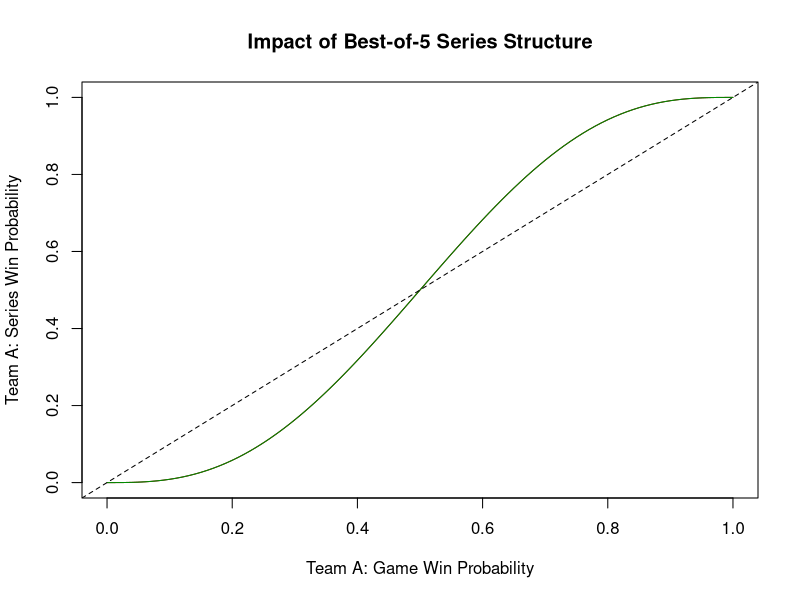

Generate this figure with R: (Note: a time limit stopped this script after it produced the figure.)
## ---- chunk 1
p <- seq(0, 1, length.out=101)
p_calculated <- 6 * p^5 - 15 * p^4 + 10 * p^3

# pbinom gives probability P(X <= x) or P(X > x) so
# to get P(X >= 3), let's just take P(X > 2.9)
p_builtin <- pbinom(2.9, 5, p, lower.tail=FALSE)

plot(p, p_calculated, 
     type="l", col="red4", 
     xlab="Team A: Game Win Probability", 
     ylab="Team A: Series Win Probability",
     main="Impact of Best-of-5 Series Structure")
lines(p, p_builtin, col="green4")
abline(a=0, b=1, col="black", lty=2)
## ---- chunk 2
mean(replicate(10000, { # mean(replicate(, INDICATOR)) can be 
                        # used to estimate probabilities
  seasons <- sample(c("Winter", "Spring", "Summer", "Fall"), 7, replace=TRUE)
  length(unique(seasons)) == 4
}))
## ---- chunk 3
#| cache: true
library(dplyr)
library(tidyr)
OUTCOMES <- expand_grid(B1 = c("Winter", "Spring", "Summer", "Fall"),
                        B2 = c("Winter", "Spring", "Summer", "Fall"),
                        B3 = c("Winter", "Spring", "Summer", "Fall"),
                        B4 = c("Winter", "Spring", "Summer", "Fall"),
                        B5 = c("Winter", "Spring", "Summer", "Fall"),
                        B6 = c("Winter", "Spring", "Summer", "Fall"),
                        B7 = c("Winter", "Spring", "Summer", "Fall"))

OUTCOMES |> 
    rowwise() |>
    mutate(
        has_winter = "Winter" %in% c_across(B1:B7), 
        has_spring = "Spring" %in% c_across(B1:B7), 
        has_summer = "Summer" %in% c_across(B1:B7), 
        has_fall   = "Fall" %in% c_across(B1:B7)
    ) |>
    mutate(has_all_four = has_winter & has_spring & has_summer & has_fall) |>
    filter(has_all_four) |>
    NROW() 
## ---- chunk 4
var(rnbinom(100000, 5, 0.25))
## ---- chunk 5
mean(replicate(100000, { # mean(replicate(, N)) can be 
                         # used to estimate E[N]
  birthdays <- sample(365, 50, replace=TRUE)
  N_shares <- sum(outer(birthdays, birthdays, `==`))
  (N_shares - 50)/2 # Remove "self-shares" and divide by 2 (i, j) == (j, i)
}))
## ---- chunk 6
mean(replicate(100000, {
    birth_order <- sample(c("G", "G", "G", "B", "B", "B"), 6, replace=FALSE)
    all(birth_order[1:3] == "G")
}))
## ---- chunk 7
ppois(2, 2, lower.tail=FALSE)
## ---- chunk 8
mean(replicate(100000, {
    all(sample(c(5, 8, 11), 5, replace=TRUE) < 11)
}))
## ---- chunk 9
X <- rnorm(50000, mean=3, sd=sqrt(2))
Y <- rnorm(50000, mean=1, sd=sqrt(2))
mean(X < Y)
## ---- chunk 10
integrate(function(x) x^2/39, lower=2, upper=5)
## ---- chunk 11
pbeta(0.5, 3, 2)
## ---- chunk 12
var(replicate(100000, {
    X1 <- rnorm(1, mean=0, sd = 5)
    X2 <- rpois(1, 5)
    X3 <- runif(1, -3, 3)
    sample(c(X1, X2, X3), 1)
}))
